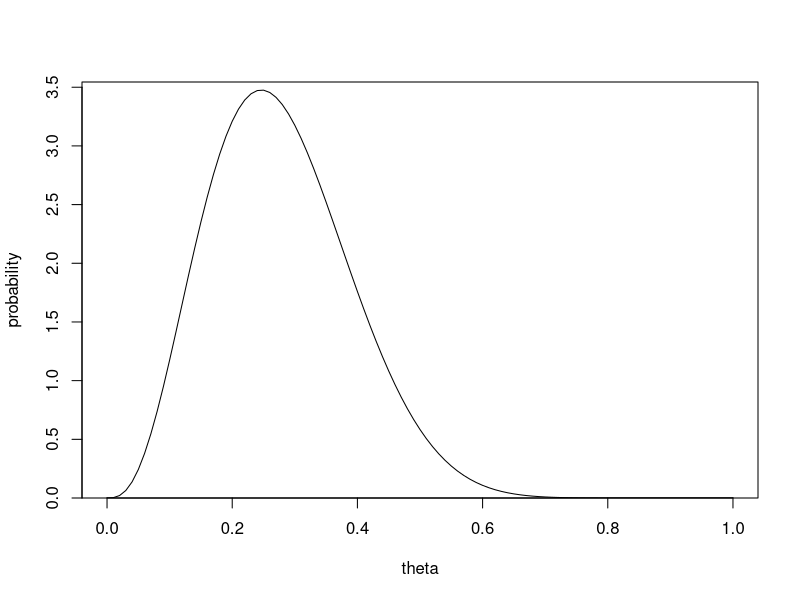

Generate this figure with R:
## ---- chunk 1
knitr::opts_chunk$set(echo = TRUE, comment = "#>", dpi = 300)
## ---- chunk 2
# Packages, data, settings, globals, etc.
## ---- chunk 3
theta <- seq(0, 1, 0.01)
prob_density <- (dbeta(theta, 6, 12) + dbeta(theta, 5, 13) + dbeta(theta, 4, 14)) / 3
plot(
  theta,
  prob_density,
  type = "l",
  xlab = "theta",
  ylab = "probability",
  ylim = c(0, max(prob_density) * 1.02),
  yaxs = "i"
)
